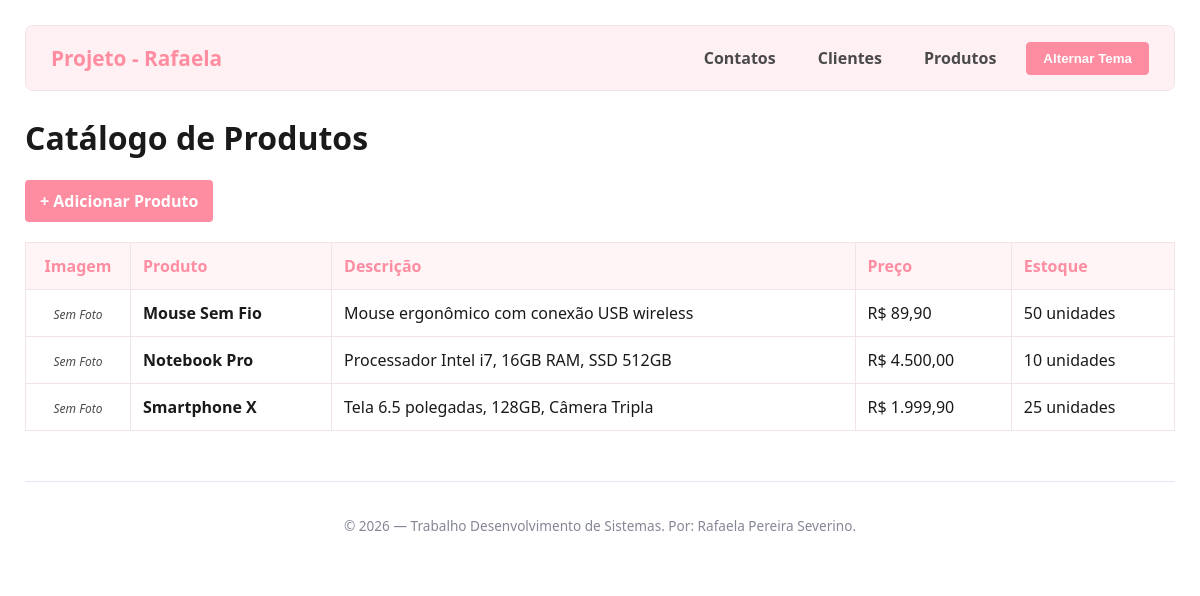
Page /php/produtos.php on the committed database.
### tables this page shows
CREATE TABLE IF NOT EXISTS produtos (
    id INT AUTO_INCREMENT PRIMARY KEY,
    nome VARCHAR(100) NOT NULL,
    descricao TEXT,
    preco DECIMAL(10,2) NOT NULL,
    estoque INT NOT NULL,
    imagem VARCHAR(255) NULL,
    created_at TIMESTAMP DEFAULT CURRENT_TIMESTAMP
);

### php/produtos.php (the view, shortened to what this page needs)
<?php
require_once "config.php";
include      "cabecalho.php";
$stmt = $pdo->query("SELECT * FROM produtos ORDER BY nome ASC");
$produtos = $stmt->fetchAll();
?>
<h1>Catálogo de Produtos</h1>
<div style='margin-bottom: 20px;'>
    <a href='cadastro_produto.php' class="btn-link">+ Adicionar Produto</a>
</div>
<table>
    <thead>
        <tr>
            <th style="width: 80px; text-align: center;">Imagem</th>
            <th>Produto</th>
            <th>Descrição</th>
            <th>Preço</th>
            <th>Estoque</th>
        </tr>
    </thead>
    <tbody>
    <?php foreach($produtos as $p): ?>
        <tr>
            <td style="text-align: center; vertical-align: middle;">
                <?php if(!empty($p['imagem']) && file_exists('uploads/' . $p['imagem'])): ?>
                    <img src="uploads/<?= $p['imagem'] ?>" width="50" height="50" style="object-fit: cover; border-radius: 6px; border: 1px solid var(--borda);">
                <?php else: ?>
                    <span style="font-size: 0.75rem; color: var(--texto-secundario); font-style: italic;">Sem Foto</span>
                <?php endif; ?>
            </td>
            <td><strong><?= htmlspecialchars($p['nome']) ?></strong></td>
            <td><?= htmlspecialchars($p['descricao']) ?></td>
            <td>R$ <?= number_format($p['preco'], 2, ',', '.') ?></td>
            <td><?= (int)$p['estoque'] ?> unidades</td>
        </tr>
    <?php endforeach; ?>
    </tbody>
</table>
<?php include "rodape.php"; ?>

### php/cabecalho.php (style rules this page uses)
:root { --bg-principal: #ffffff; --bg-navbar: #fff0f3; --texto-principal: #1a1a1a; --texto-secundario: #4a4a4a; --cor-rosa: #ff8da1; --cor-rosa-hover: #ff758f; --borda: #f0e4e6; --tabela-th: #fff5f7; }
body { font-family: 'Segoe UI', Arial, sans-serif; margin: 25px; background-color: var(--bg-principal); color: var(--texto-principal); transition: background 0.2s, color 0.2s; }
.btn-link { display: inline-block; padding: 10px 15px; background-color: var(--cor-rosa); color: #ffffff; text-decoration: none; border-radius: 4px; font-weight: bold; transition: 0.2s; }
table { border-collapse: collapse; width: 100%; margin: 20px 0; }
th, td { border: 1px solid var(--borda); padding: 12px; text-align: left; color: var(--texto-principal); }
th { background-color: var(--tabela-th); color: var(--cor-rosa); font-weight: bold; }

### rows in the picture
produtos: shows "Sem Foto", nome "Mouse Sem Fio", descricao "Mouse ergonômico com conexão USB wireless", preco "89,90", estoque "50"
produtos: shows "Sem Foto", nome "Notebook Pro", descricao "Processador Intel i7, 16GB RAM, SSD 512GB", preco "4.500,00", estoque "10"
produtos: shows "Sem Foto", nome "Smartphone X", descricao "Tela 6.5 polegadas, 128GB, Câmera Tripla", preco "1.999,90", estoque "25"
